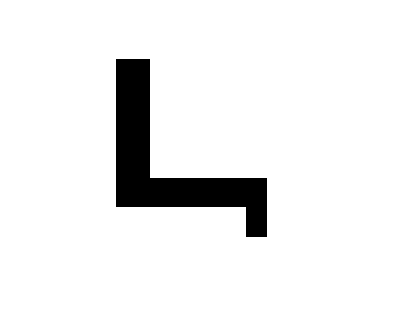
#> input picture code/RRT&RRT*/data/map5.png, 402 x 321 px
$ jupyter execute --allow-errors RRTstar_map5.ipynb
#> lines starting #> are read from the running program, lines starting #| are printed output that depends on the picture; after the words box and inside, x2 and y2 are one past the last pixel; in counts of white or black regions, pixels touching at a corner belong together
[cell 1]
import numpy as np
import math
from matplotlib import pyplot as plt
from PIL import Image
import random
import math
import time

from Point import Point

# Load the image and convert to grayscale
image_path = "../data/map5.png"
image = Image.open(image_path).convert("L")
#> image: PIL image 402x321 L; 93% white; 1 black region, box (x1, y1, x2, y2) and area: (116, 59, 267, 237) 9055

# Convert image data to numpy array and normalize
grid_map = np.array(image.getdata()).reshape(image.size[1], image.size[0]) / 255

# Binarize the image: convert to binary values (0 for free space, 1 for obstacles)
threshold = 0.5  # Adjust threshold if needed
grid_map[grid_map > threshold] = 1
grid_map[grid_map <= threshold] = 0

# Invert colors to make 0 -> free and 1 -> occupied
grid_map = (grid_map * -1) + 1
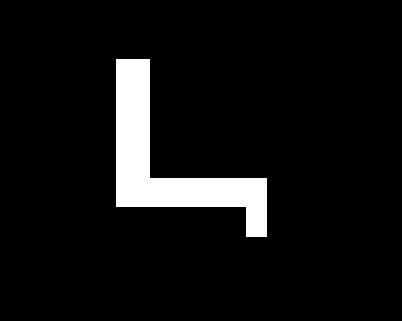
#> grid_map: shape (321, 402) float64; values 0 (black) and 1 (white), 7% white; 1 white region, box (x1, y1, x2, y2) and area: (116, 59, 267, 237) 9055

#> (the rest of this cell did not finish here and is left out)


$ run again, with code/RRT&RRT*/data/map4.png copied over code/RRT&RRT*/data/map5.png
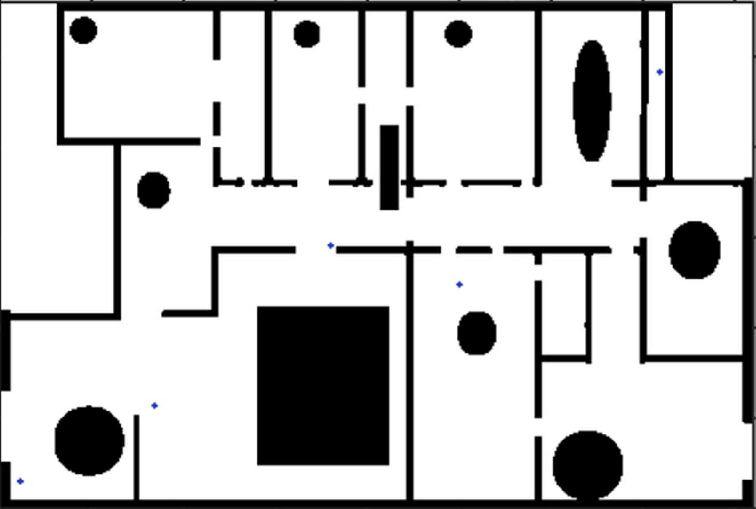
#> input picture code/RRT&RRT*/data/map4.png, 756 x 509 px
#> `grid_map[grid_map <= threshold] = 0`:
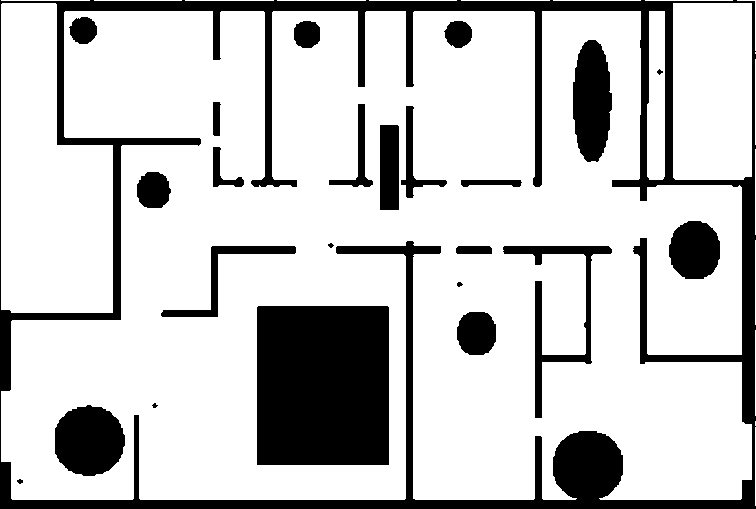
#> grid_map: shape (509, 756) float64; values 0 (black) and 1 (white), 78.2% white; 24 black regions (2 under 20 px), largest, box (x1, y1, x2, y2) and area: (0, 0, 756, 509) 39775, (257, 306, 389, 465) 20986, (55, 405, 125, 476) 3919

$ run again, with code/RRT&RRT*/data/map6.png copied over code/RRT&RRT*/data/map5.png
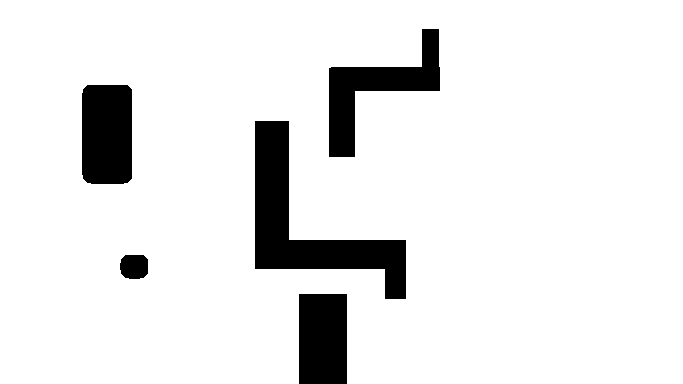
#> input picture code/RRT&RRT*/data/map6.png, 683 x 384 px
#> image: PIL image 683x384 L; 90.9% white; 5 black regions, box (x1, y1, x2, y2) and area: (255, 121, 406, 299) 9055, (329, 29, 440, 157) 5024, (82, 85, 132, 184) 4877, (299, 294, 347, 384) 4320, (120, 255, 148, 279) 599
#> `grid_map = (grid_map * -1) + 1`:
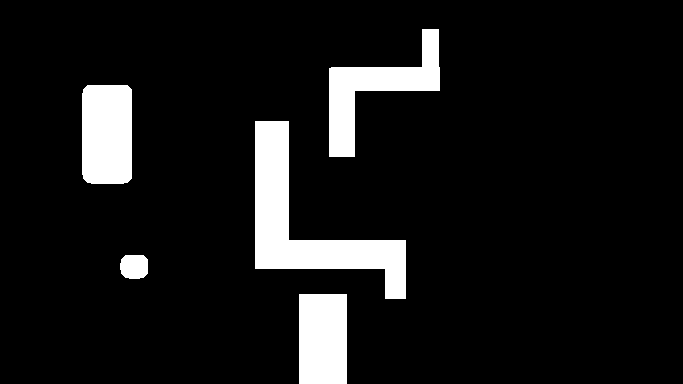
#> grid_map: shape (384, 683) float64; values 0 (black) and 1 (white), 9.1% white; 5 white regions, box (x1, y1, x2, y2) and area: (255, 121, 406, 299) 9055, (329, 29, 440, 157) 5024, (82, 85, 132, 184) 4877, (299, 294, 347, 384) 4320, (120, 255, 148, 279) 599

$ run again, with code/RRT&RRT*/data/map7.png copied over code/RRT&RRT*/data/map5.png
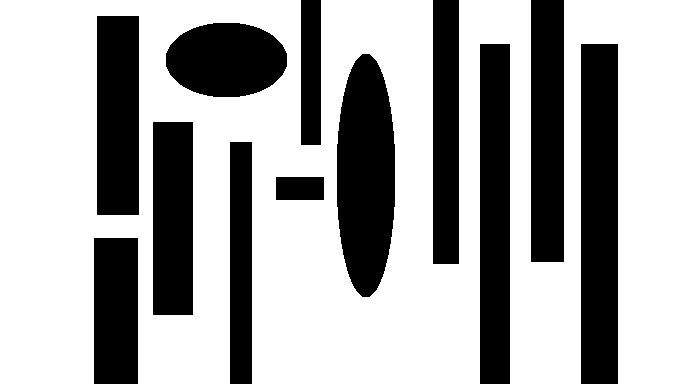
#> input picture code/RRT&RRT*/data/map7.png, 683 x 384 px
#> image: PIL image 683x384 L; 66.2% white; 12 black regions, largest, box (x1, y1, x2, y2) and area: (581, 44, 618, 384) 12580, (337, 54, 395, 297) 11281, (480, 44, 510, 384) 10200
#> `grid_map = (grid_map * -1) + 1`:
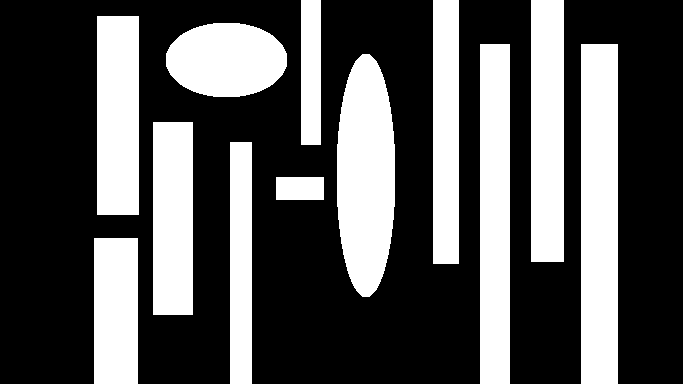
#> grid_map: shape (384, 683) float64; values 0 (black) and 1 (white), 33.8% white; 12 white regions, largest, box (x1, y1, x2, y2) and area: (581, 44, 618, 384) 12580, (337, 54, 395, 297) 11281, (480, 44, 510, 384) 10200
